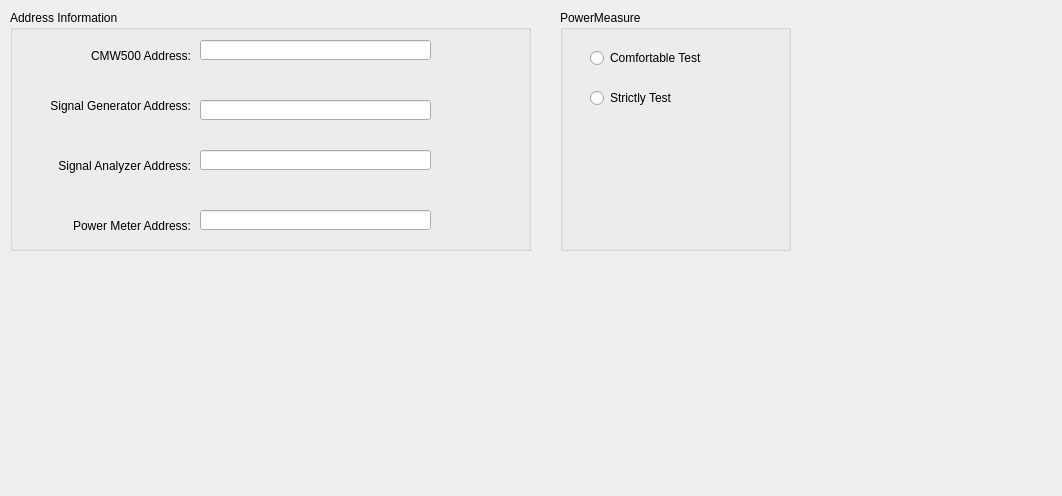
<?xml version="1.0" encoding="UTF-8"?>
<ui version="4.0">
 <class>Information</class>
 <widget class="QWidget" name="Information">
  <property name="geometry">
   <rect>
    <x>0</x>
    <y>0</y>
    <width>1062</width>
    <height>496</height>
   </rect>
  </property>
  <property name="windowTitle">
   <string>Form</string>
  </property>
  <widget class="QGroupBox" name="groupBox">
   <property name="geometry">
    <rect>
     <x>10</x>
     <y>10</y>
     <width>521</width>
     <height>241</height>
    </rect>
   </property>
   <property name="title">
    <string>Address Information</string>
   </property>
   <widget class="QLabel" name="label">
    <property name="geometry">
     <rect>
      <x>30</x>
      <y>30</y>
      <width>151</width>
      <height>31</height>
     </rect>
    </property>
    <property name="text">
     <string>CMW500 Address:</string>
    </property>
    <property name="alignment">
     <set>Qt::AlignRight|Qt::AlignTrailing|Qt::AlignVCenter</set>
    </property>
   </widget>
   <widget class="QLabel" name="label_2">
    <property name="geometry">
     <rect>
      <x>30</x>
      <y>80</y>
      <width>151</width>
      <height>31</height>
     </rect>
    </property>
    <property name="text">
     <string>Signal Generator Address:</string>
    </property>
    <property name="alignment">
     <set>Qt::AlignRight|Qt::AlignTrailing|Qt::AlignVCenter</set>
    </property>
   </widget>
   <widget class="QLabel" name="label_3">
    <property name="geometry">
     <rect>
      <x>30</x>
      <y>140</y>
      <width>151</width>
      <height>31</height>
     </rect>
    </property>
    <property name="text">
     <string>Signal Analyzer Address:</string>
    </property>
    <property name="alignment">
     <set>Qt::AlignRight|Qt::AlignTrailing|Qt::AlignVCenter</set>
    </property>
   </widget>
   <widget class="QLabel" name="label_4">
    <property name="geometry">
     <rect>
      <x>30</x>
      <y>200</y>
      <width>151</width>
      <height>31</height>
     </rect>
    </property>
    <property name="text">
     <string>Power Meter Address:</string>
    </property>
    <property name="alignment">
     <set>Qt::AlignRight|Qt::AlignTrailing|Qt::AlignVCenter</set>
    </property>
   </widget>
   <widget class="QLineEdit" name="lineEdit">
    <property name="geometry">
     <rect>
      <x>190</x>
      <y>30</y>
      <width>231</width>
      <height>20</height>
     </rect>
    </property>
   </widget>
   <widget class="QLineEdit" name="lineEdit_2">
    <property name="geometry">
     <rect>
      <x>190</x>
      <y>90</y>
      <width>231</width>
      <height>20</height>
     </rect>
    </property>
   </widget>
   <widget class="QLineEdit" name="lineEdit_3">
    <property name="geometry">
     <rect>
      <x>190</x>
      <y>140</y>
      <width>231</width>
      <height>20</height>
     </rect>
    </property>
   </widget>
   <widget class="QLineEdit" name="lineEdit_4">
    <property name="geometry">
     <rect>
      <x>190</x>
      <y>200</y>
      <width>231</width>
      <height>20</height>
     </rect>
    </property>
   </widget>
  </widget>
  <widget class="QGroupBox" name="groupBox_2">
   <property name="geometry">
    <rect>
     <x>560</x>
     <y>10</y>
     <width>231</width>
     <height>241</height>
    </rect>
   </property>
   <property name="title">
    <string>PowerMeasure</string>
   </property>
   <widget class="QRadioButton" name="radioButton">
    <property name="geometry">
     <rect>
      <x>30</x>
      <y>40</y>
      <width>131</width>
      <height>16</height>
     </rect>
    </property>
    <property name="text">
     <string>Comfortable Test</string>
    </property>
   </widget>
   <widget class="QRadioButton" name="radioButton_2">
    <property name="geometry">
     <rect>
      <x>30</x>
      <y>80</y>
      <width>111</width>
      <height>16</height>
     </rect>
    </property>
    <property name="text">
     <string>Strictly Test</string>
    </property>
   </widget>
  </widget>
 </widget>
 <resources/>
 <connections/>
</ui>
